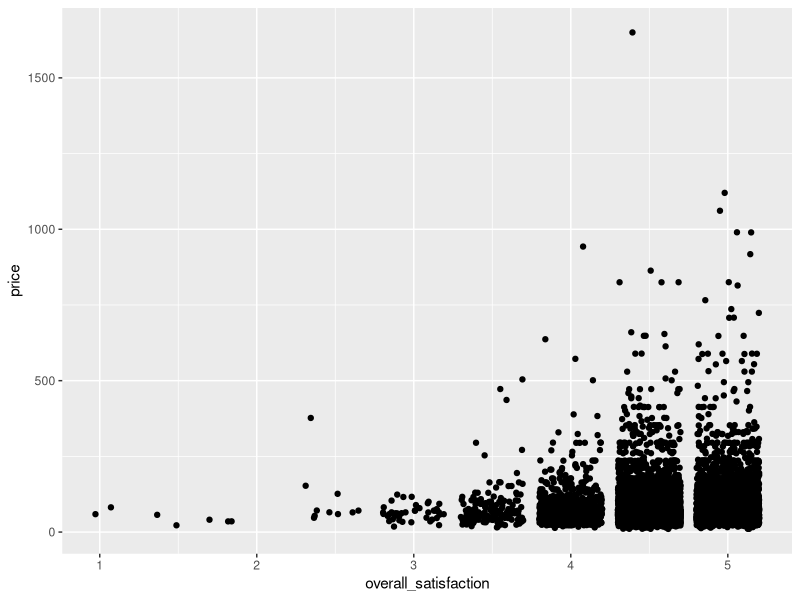
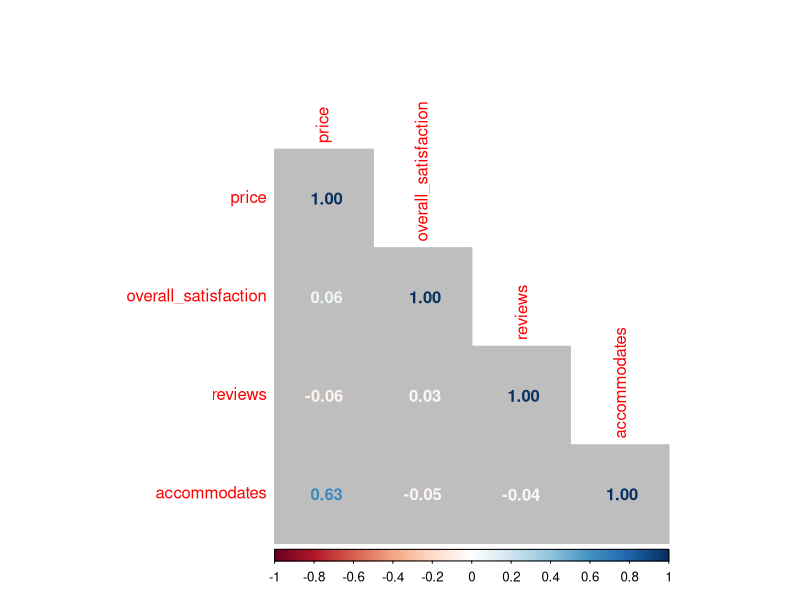
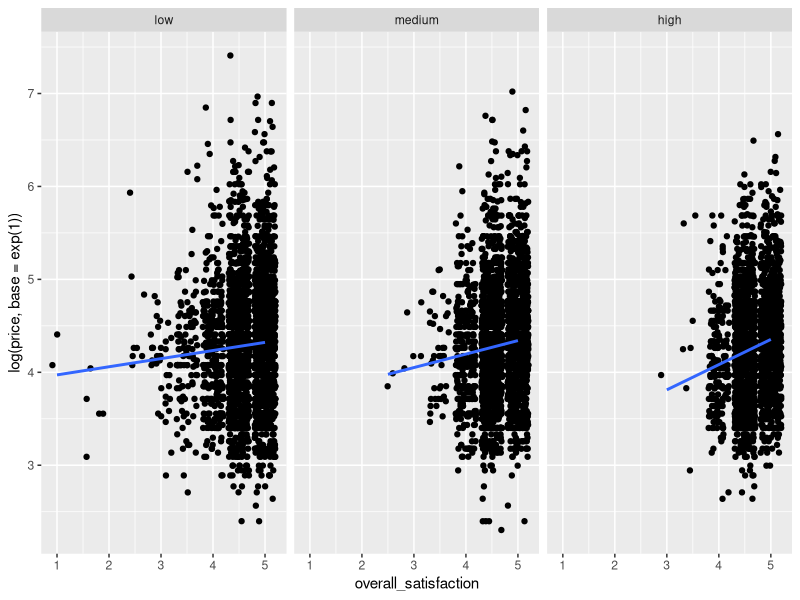
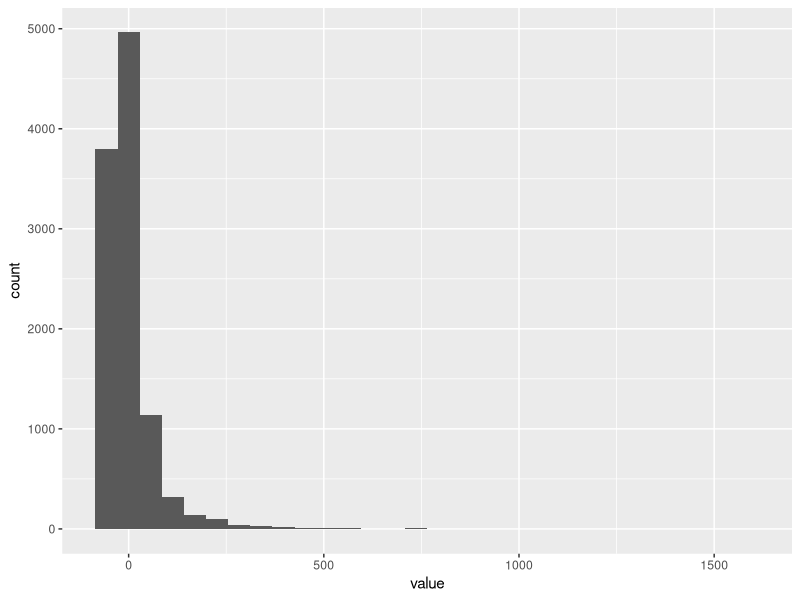
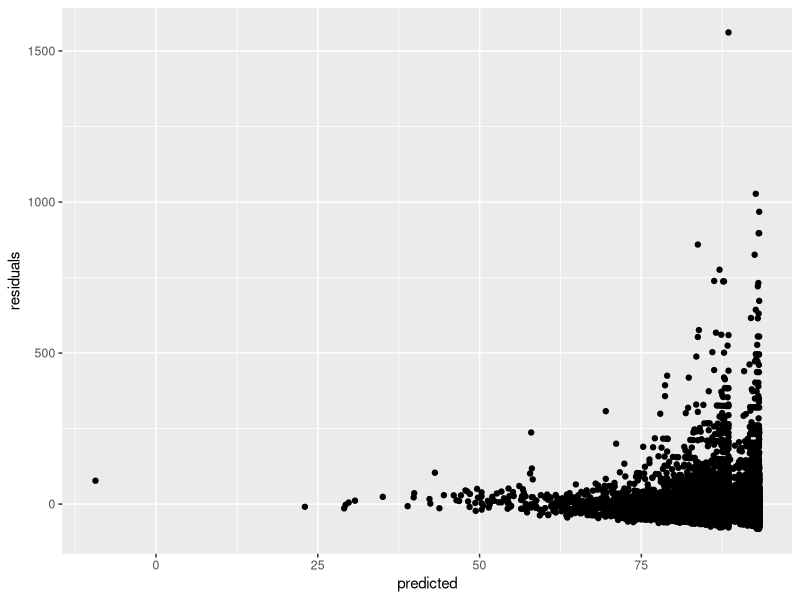

Write R code to recreate these figures, in order.
library(ggplot2)
library(dplyr)
library(corrplot)

airbnb <- read.csv('airbnb.csv', sep = ",", header = TRUE)

# Filtrar linhas onde 'overall_satisfaction' seja maior que 0
airbnb <- airbnb %>% 
  filter(overall_satisfaction > 0)

# Regressão linear simples
#Preço x Satisfação Geral 
linearmodel <- lm(price ~ overall_satisfaction, data = airbnb)
summary(linearmodel)

ggplot(data = airbnb, mapping = aes(x = overall_satisfaction, y = price)) +
  geom_jitter()

# Correlação
cor(airbnb$price, airbnb$overall_satisfaction, use = "pairwise.complete.obs")

airbnb.corr <- airbnb %>%
  select(price, overall_satisfaction, reviews, accommodates)

cor(airbnb.corr)
corrplot(cor(airbnb.corr), method = "number", type = "lower", bg = "grey")

# Teste de p-valores
round(cor.mtest(airbnb.corr)$p, 5)

# Regressão linear múltipla
linearmodel <- lm(price ~ overall_satisfaction + reviews + accommodates, data = airbnb)
summary(linearmodel)

# Regressão Linear Multipla Com Interação
linearmodel <- lm(price ~ overall_satisfaction * reviews, data = airbnb)
summary(linearmodel)

# Estatísticas descritivas
airbnb %>%
  summarize(min = min(reviews),
            Q1 = quantile(reviews, .25),
            Q2 = quantile(reviews, .50),
            Q3 = quantile(reviews, .75),
            max = max(reviews),
            mean = mean(reviews))

airbnb.reviews <- airbnb %>%
  mutate(review_group = case_when(reviews <= quantile(reviews, .33) ~ "low",
                                  reviews <= quantile(reviews, .66) ~ "medium",
                                  TRUE ~ "high"),
         review_group = factor(review_group, levels = c("low", "medium", "high")))

# Visualização por grupo
ggplot(data = airbnb.reviews, mapping = aes(x = overall_satisfaction, y = log(price, base = exp(1)))) + 
  facet_wrap(~ review_group) +
  geom_jitter() +
  stat_smooth(method = "lm", se = FALSE)

# Análise de resíduos
linearmodel <- lm(price ~ overall_satisfaction * reviews, data = airbnb)
residuals <- as_tibble(resid(linearmodel))

ggplot(data = residuals, mapping = aes(x = value)) + 
  geom_histogram()

# Resíduos e valores previstos
residuals_predicted <- tibble(residuals = resid(linearmodel), 
                              predicted = predict(linearmodel))

ggplot(data = residuals_predicted, mapping = aes(x = predicted, y = residuals)) + 
  geom_point()






